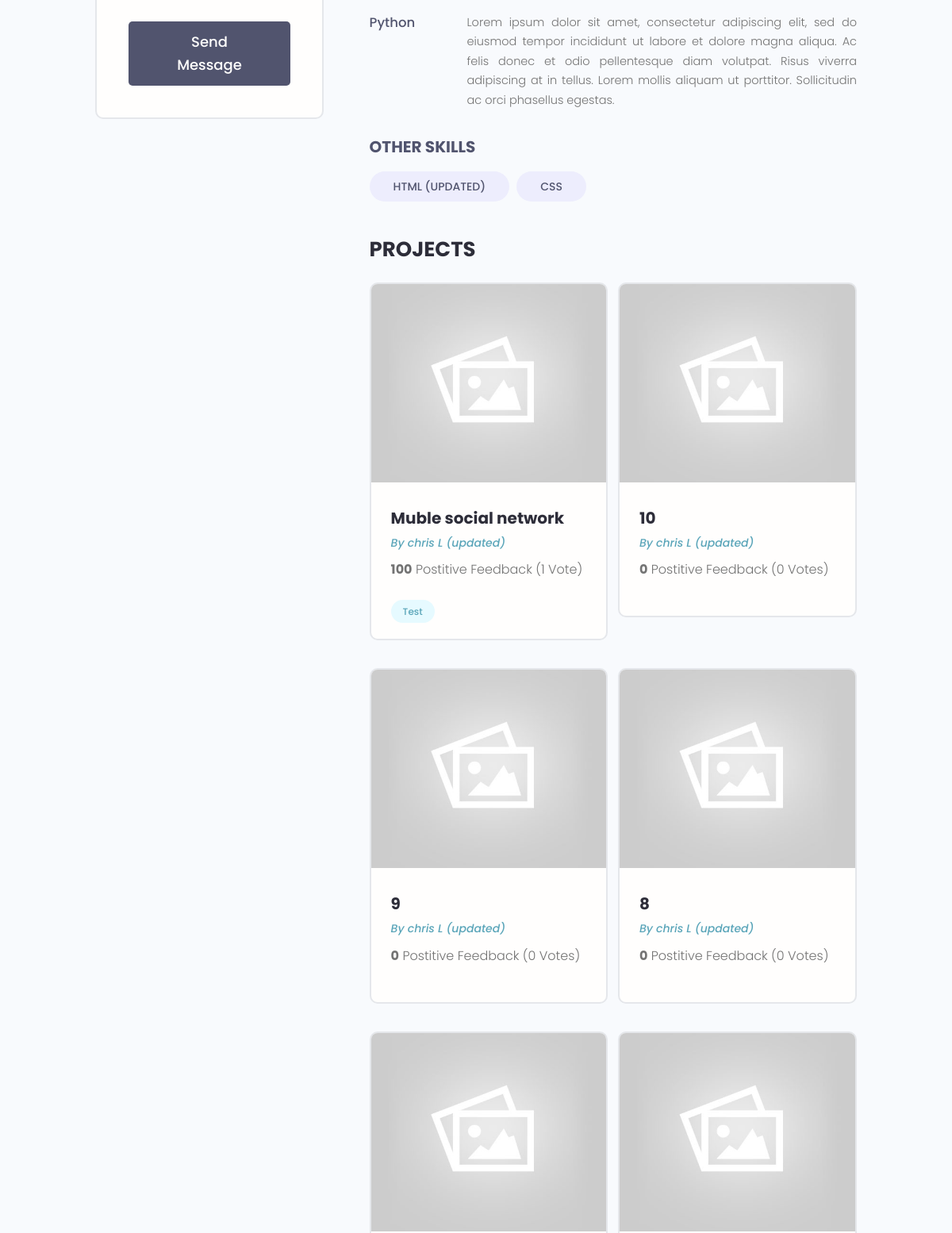
The app's page /profile/8e943648-6d66-49c0-85fc-4023019cac4d/ (middle part), older data.
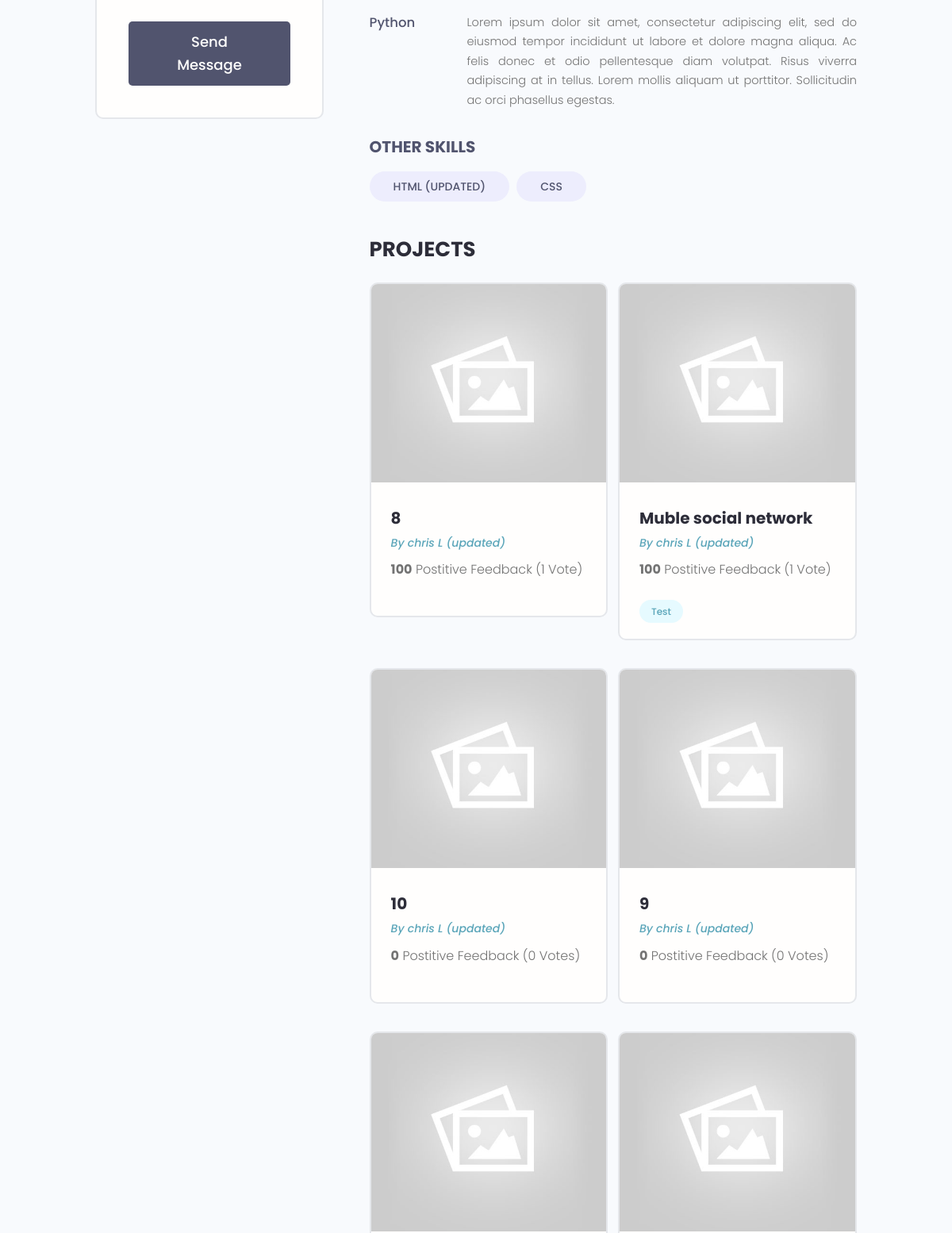
The same page, newer data.
### users/models.py (models this page shows, shortened)
class Skill(models.Model):
    owner = models.ForeignKey(Profile, on_delete=models.CASCADE, blank=True, null=True)
    name = models.CharField(max_length=200, blank=True, null=True)
    description = models.TextField(blank=True, null=True)
    created = models.DateTimeField(auto_now_add=True)
    id = models.UUIDField(default=uuid.uuid4, unique=True, primary_key=True, editable=False)
    def __str__(self):
        return str(self.name)

class Profile(models.Model):
    user = models.OneToOneField(User, on_delete=models.CASCADE, null=True, blank=True)
    name = models.CharField(max_length=200, blank=True, null=True)
    email = models.CharField(max_length=500, blank=True, null=True)
    username = models.CharField(max_length=200, blank=True, null=True)
    location = models.CharField(max_length=200, blank=True, null=True)
    short_intro = models.CharField(max_length=200, blank=True, null=True)
    bio = models.TextField(blank=True, null=True)
    profile_image = models.ImageField(null=True, blank=True,upload_to='profiles/', default="profiles/user-default.png")
    social_github = models.CharField(max_length=200, blank=True, null=True)
    social_twitter = models.CharField(max_length=200, blank=True, null=True)
    social_linkedin = models.CharField(max_length=200, blank=True, null=True)
    social_youtube = models.CharField(max_length=200, blank=True, null=True)
    created = models.DateTimeField(auto_now_add=True)
    id = models.UUIDField(default=uuid.uuid4, unique=True, primary_key=True, editable=False)
    class Meta:
        ordering = ['-created']
    @property
    def imageURL(self):
        try:
            url = self.profile_image.url
        except:
            url = ''
        return url

### projects/models.py (models this page shows, shortened)
class Project(models.Model):
    owner = models.ForeignKey(Profile, null=True, blank=True, on_delete=models.CASCADE)
    title = models.CharField(max_length=200)
    description = models.TextField(null=True, blank=True)
    featured_image = models.ImageField(null=True, blank=True, default="default.jpg")
    demo_link = models.CharField(max_length=2000, null=True, blank=True)
    source_link = models.CharField(max_length=2000, null=True, blank=True)
    tags = models.ManyToManyField('Tag', blank=True)
    vote_total = models.IntegerField(default=0, null=True, blank=True)
    vote_ratio = models.IntegerField(default=0, null=True, blank=True)
    created = models.DateTimeField(auto_now_add=True)
    id = models.UUIDField(default=uuid.uuid4, unique=True, primary_key=True, editable=False)
    class Meta:
        ordering = ['-vote_ratio', '-vote_total', '-created']
    @property
    def imageURL(self):
        try:
            url = self.featured_image.url
        except:
            url = ''
        return url

class Tag(models.Model):
    name = models.CharField(max_length=200)
    created = models.DateTimeField(auto_now_add=True)
    id = models.UUIDField(default=uuid.uuid4, unique=True, primary_key=True, editable=False)
    def __str__(self):
        return self.name

### users/views.py (the view)
# urls.py: path('profile/<str:pk>/', views.userProfile, name="user-profile"),
def userProfile(request, pk):
    profile = Profile.objects.get(id=pk)
    topSkills = profile.skill_set.exclude(description__exact="")
    otherSkills = profile.skill_set.filter(description="")
    context = {'profile': profile, 'topSkills': topSkills, 'otherSkills': otherSkills}
    return render(request, 'users/user-profile.html', context)

### users/templates/users/user-profile.html (shortened to what this page needs)
{% extends 'main.html' %}
{% block content %}
    <main class="profile my-md">
        <div class="container">
            <div class="layout">
                <div class="column column--1of3">
                    <div class="card text-center">
                        <div class="card__body dev">
                            {% if request.user.profile.id != profile.id %}
                                <a href="{% url 'create-message' profile.id %}"
                                   class="btn btn--sub btn--lg">Send Message</a>
                            {% endif %}
                        </div>
                    </div>
                </div>
                <div class="column column--2of3">
                    <div class="devInfo">
                        <div class="devInfo__skills">
                            {% for skill in topSkills %}
                                <div class="devSkill">
                                    <h4 class="devSkill__title">{{ skill.name }}</h4>
                                    <p class="devSkill__info">{{ skill.description }}</p>
                                </div>
                            {% endfor %}
                            <h3 class="devInfo__subtitle">Other Skills</h3>
                            <div class="devInfo__otherSkills">
                                {% for skill in otherSkills %}
                                    <span class="tag tag--pill tag--sub tag--lg">
                                        <small>{{ skill }}</small>
                                    </span>
                                {% endfor %}
                            </div>
                        </div>
                    </div>
                    <div class="devInfo">
                        <h3 class="devInfo__title">Projects</h3>
                        <div class="grid grid--two">
                            {% for project in profile.project_set.all %}
                                <div class="column">
                                    <div class="card project">
                                        <a href="{% url 'project' project.id %}" class="project">
                                            <img class="project__thumbnail"
                                                 src="{{ project.imageURL }}"
                                                 alt="project thumbnail"/>
                                            <div class="card__body">
                                                <h3 class="project__title">{{ project.title }}</h3>
                                                <p>
                                                    <a class="project__author"
                                                       href="{% url 'user-profile' project.owner.id %}">By {{ project.owner.name }}</a>
                                                </p>
                                                <p class="project--rating">
                                                    <span style="font-weight: bold">{{ project.vote_ratio }}</span>
                                                    Postitive Feedback ({{ project.vote_total }}
                                                    Vote{{ project.vote_total|pluralize:"s" }})
                                                </p>
                                                <div class="project__tags">
                                                    {% for tag in project.tags.all %}
                                                        <span class="tag tag--pill tag--main">
                                                            <small>{{ tag }}</small>
                                                        </span>
                                                    {% endfor %}
                                                </div>
                                            </div>
                                        </a>
                                    </div>
                                </div>
                            {% endfor %}
                        </div>
                    </div>
                </div>
            </div>
        </div>
    </main>
{% endblock content %}

Row changes from the older to the newer data that the page shows:
changed Project (number 1 of 6 on the later page): vote_ratio "0" → "100"; vote_total "0" → "1"; moves up the list
